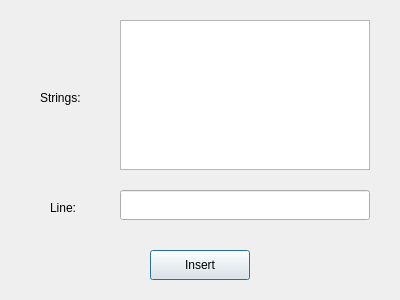
<?xml version="1.0" encoding="UTF-8"?>
<ui version="4.0">
 <class>insert_several_strings</class>
 <widget class="QDialog" name="insert_several_strings">
  <property name="geometry">
   <rect>
    <x>0</x>
    <y>0</y>
    <width>400</width>
    <height>300</height>
   </rect>
  </property>
  <property name="windowTitle">
   <string>Insert several strings</string>
  </property>
  <widget class="QTextEdit" name="several_strings_val">
   <property name="geometry">
    <rect>
     <x>120</x>
     <y>20</y>
     <width>250</width>
     <height>150</height>
    </rect>
   </property>
  </widget>
  <widget class="QLabel" name="label">
   <property name="geometry">
    <rect>
     <x>40</x>
     <y>90</y>
     <width>55</width>
     <height>16</height>
    </rect>
   </property>
   <property name="text">
    <string>Strings:</string>
   </property>
  </widget>
  <widget class="QLineEdit" name="line_strings_val">
   <property name="geometry">
    <rect>
     <x>120</x>
     <y>190</y>
     <width>250</width>
     <height>30</height>
    </rect>
   </property>
  </widget>
  <widget class="QLabel" name="label_2">
   <property name="geometry">
    <rect>
     <x>50</x>
     <y>200</y>
     <width>55</width>
     <height>16</height>
    </rect>
   </property>
   <property name="text">
    <string>Line:</string>
   </property>
  </widget>
  <widget class="QPushButton" name="button_insert_several_strings">
   <property name="geometry">
    <rect>
     <x>150</x>
     <y>250</y>
     <width>100</width>
     <height>30</height>
    </rect>
   </property>
   <property name="text">
    <string>Insert</string>
   </property>
  </widget>
 </widget>
 <resources/>
 <connections>
  <connection>
   <sender>button_insert_several_strings</sender>
   <signal>clicked()</signal>
   <receiver>insert_several_strings</receiver>
   <slot>close()</slot>
   <hints>
    <hint type="sourcelabel">
     <x>239</x>
     <y>266</y>
    </hint>
    <hint type="destinationlabel">
     <x>319</x>
     <y>249</y>
    </hint>
   </hints>
  </connection>
 </connections>
</ui>
